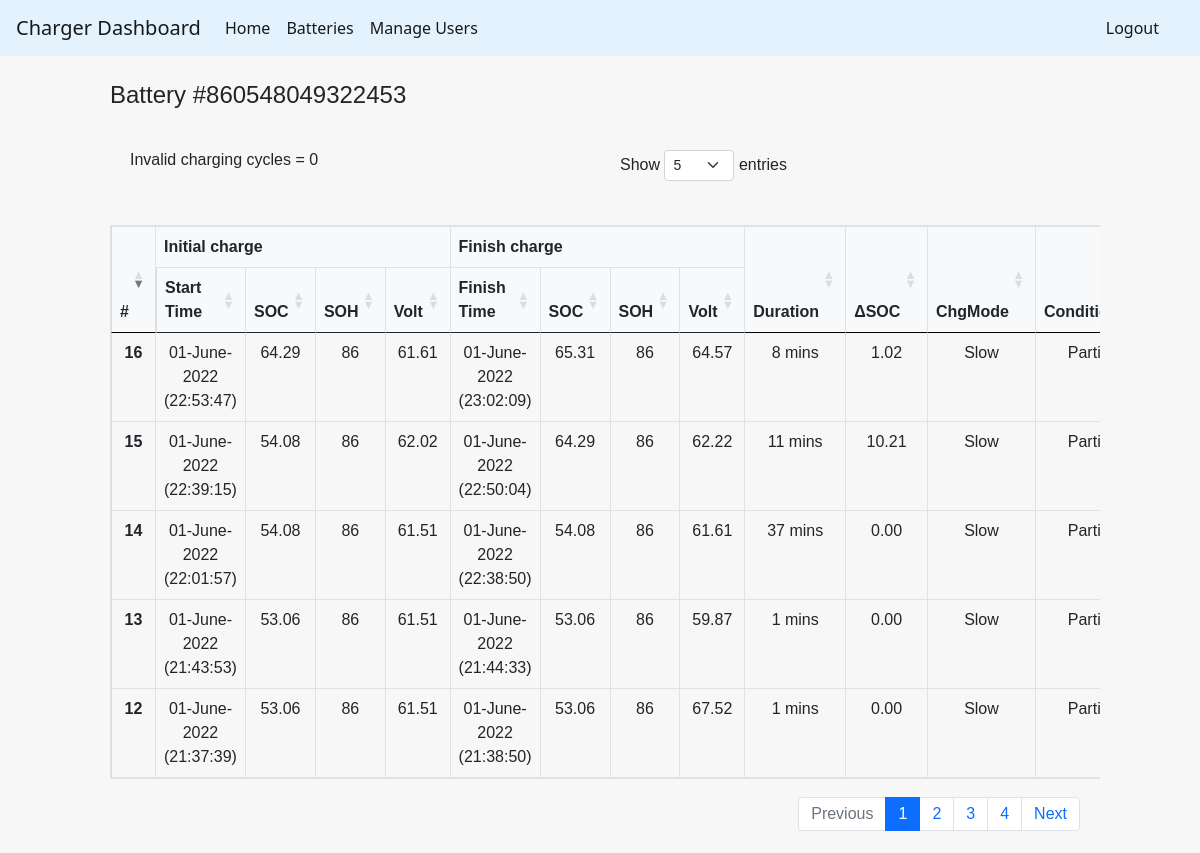
Page /connectedBatteries/860548049322453 (signed in) on the committed database.
### tables this page shows
CREATE TABLE charger_s2 (
    id integer primary key autoincrement,
    productId INTEGER,
    Status INTEGER,
    SN TEXT,
    Time TEXT,
    SoC INTEGER,
    SoH INTEGER,
    Volt REAL
    , chargeMode INTEGER);

### flaskWebsite.py (the view)
@app.route('/connectedBatteries/<battSN>')
def singleBattery(battSN):
    if "username" in session:
        con = sqlite3.connect(dbName)
        cur = con.cursor()
        table_list = [a for a in cur.execute("SELECT name FROM sqlite_master WHERE type = 'table'")]
        batteryName = "Battery #" + str(battSN)
        lenIndex = [ [0] for i in range(2)]
        cur.execute("SELECT * FROM charger_s1 WHERE SN = ?", (battSN,))
        lenIndex[0] = len(cur.fetchall())
        cur.execute("SELECT * FROM charger_s2 WHERE SN = ?", (battSN,))
        lenIndex[1] = len(cur.fetchall())
        s1data = [ dict() for i in range(lenIndex[0]+1)]
        s2data = [ dict() for i in range(lenIndex[1]+1)]
        battData = [ dict() for i in range(lenIndex[0]+lenIndex[1])]
        loopCount = 0
        for row in cur.execute("SELECT * FROM charger_s1 WHERE SN = ?", (battSN,)):
            s1data[loopCount]['stat'] = row[2]
            s1data[loopCount]['time'] = row[4]
            s1data[loopCount]['soc'] = row[5]
            s1data[loopCount]['soh'] = row[6]
            s1data[loopCount]['volt'] = row[7]
            s1data[loopCount]['chargeMode'] = row[8]
            loopCount += 1
        loopCount = 0
        for row in cur.execute("SELECT * FROM charger_s2 WHERE SN = ?", (battSN,)):
            s2data[loopCount]['stat'] = row[2]
            s2data[loopCount]['time'] = row[4]
            s2data[loopCount]['soc'] = row[5]
            s2data[loopCount]['soh'] = row[6]
            s2data[loopCount]['volt'] = row[7]
            s2data[loopCount]['chargeMode'] = row[8]
            loopCount += 1
        validChargingCycle = 0
        invalidChargingCycle = 0
        for i in s1data:
            print(i)
        for i in range(lenIndex[0]-1):
            space = 1
            if s1data[i]['stat'] == 1:
                if s1data[i+1]['stat'] == 1:
                    chargeCondition = 'Partial'
                elif s1data[i+1]['stat'] == 2:
                    chargeCondition = 'Full'
                elif s1data[i+1]['stat'] == 0:
                    chargeCondition = 'Partial'
                elif s1data[i+1]['stat'] == -1:
                    invalidChargingCycle+=1
                    continue
                battData[validChargingCycle]['condition'] = chargeCondition
                battData[validChargingCycle]['init_soc']  = s1data[i]['soc']
                battData[validChargingCycle]['init_soh']  = s1data[i]['soh']
                battData[validChargingCycle]['init_volt'] = s1data[i]['volt']
                battData[validChargingCycle]['init_time'] = s1data[i]['time']
                battData[validChargingCycle]['chg_mode']  = s1data[i]['chargeMode']
                battData[validChargingCycle]['fin_soc']   = s1data[i+space]['soc']
                battData[validChargingCycle]['fin_soh']   = s1data[i+space]['soh']
                battData[validChargingCycle]['fin_volt']  = s1data[i+space]['volt']
                battData[validChargingCycle]['fin_time']  = s1data[i+space]['time']
                validChargingCycle += 1
        for i in range(lenIndex[1]-1):
            exit = 0
            space = 1
            if s2data[i]['stat'] == 1:
                if s2data[i+1]['stat'] == 1:
                    chargeCondition = 'Partial'
                elif s2data[i+1]['stat'] == 2:
                    chargeCondition = 'Full'
                elif s2data[i+1]['stat'] == 0:
                    chargeCondition = 'Partial'
                elif s2data[i+1]['stat'] == -1:
                    invalidChargingCycle+=1
                    continue
                battData[validChargingCycle]['condition'] = chargeCondition
                battData[validChargingCycle]['init_soc']  = s2data[i]['soc']
                battData[validChargingCycle]['init_soh']  = s2data[i]['soh']
                battData[validChargingCycle]['init_volt'] = s2data[i]['volt']
                battData[validChargingCycle]['init_time'] = s2data[i]['time']
                battData[validChargingCycle]['chg_mode']  = s2data[i]['chargeMode']
                battData[validChargingCycle]['fin_soc']   = s2data[i+space]['soc']
                battData[validChargingCycle]['fin_soh']   = s2data[i+space]['soh']
                battData[validChargingCycle]['fin_volt']  = s2data[i+space]['volt']
                battData[validChargingCycle]['fin_time']  = s2data[i+space]['time']
                validChargingCycle += 1
        for i in range(validChargingCycle):
            battData[i]['delta_soc'] = battData[i]['fin_soc'] - battData[i]['init_soc']
            try:
                dateStart = datetime.strptime(battData[i]['init_time'], '%y/%m/%d,%H:%M:%S')
                dateFinish = datetime.strptime(battData[i]['fin_time'], '%y/%m/%d,%H:%M:%S')
                duration = (dateFinish - dateStart).total_seconds()
                if (duration < 3600):
                    durationString = "{:.0f} mins".format((duration % 3600) / 60)
                else:
                    durationString = "{} hrs {:.0f} mins".format(math.floor(duration / 3600), (duration % 3600) / 60)
                battData[i]['delta_time'] = durationString
                battData[i]['init_time'] = dateStart.strftime("%d-%B-%Y (%H:%M:%S)")
                battData[i]['fin_time'] = dateFinish.strftime("%d-%B-%Y (%H:%M:%S)")
            except:
                battData[i]['init_time'] = '-'
                battData[i]['fin_time'] = '-'
                battData[i]['delta_time'] = '-'
        cur.close()
        con.close()
        print("inv:{}".format(invalidChargingCycle))
        return render_template('displayOneBattery.html', lenValid=validChargingCycle, lenInvalid=invalidChargingCycle, batt_data=battData, batt_sn=battSN)
    else:
        return redirect(url_for('login'))

### templates/displayOneBattery.html (shortened to what this page needs)
{% extends "base.html" %}
{% block styles %}
<link rel= "stylesheet" type= "text/css" href= "{{ url_for('static',filename='styles/main.css') }}">
<link rel= "stylesheet" type= "text/css" href= "{{ url_for('static',filename='styles/addon_displayOneBattery.css') }}">
{% endblock %}
{% block content %}
<div class="container-fluid">
    <div class="row" style="margin-top: 15px; margin-bottom:0; padding-bottom:0; margin-left:0">
        <h4 style="margin:0; padding:0">Battery #{{ batt_sn }}</h4>
    </div>
    <div class="row" style="margin:0; padding:0">
        <div class="table-responsive" style="margin:0; padding:0">
            <table id="batt" class="table table-bordered">
                <thead style="background-color: #f8f9fa">
                    <tr>
                        <th scope="col" rowspan = "2" style="border-bottom: 1px solid #000000;">#</th>
                        <th scope="col" colspan = "4">Initial charge</th>
                        <th scope="col" colspan = "4">Finish charge</th>
                        <th scope="col" rowspan = "2" style="border-bottom: 1px solid #000000;">Duration</th>
                        <th scope="col" rowspan = "2" style="border-bottom: 1px solid #000000;">ΔSOC</th>
                        <th scope="col" rowspan = "2" style="border-bottom: 1px solid #000000;">ChgMode</th>
                        <th scope="col" rowspan = "2" style="border-bottom: 1px solid #000000;">Condition</th>
                    </tr>
                    <tr>
                        <th scope="col">Start Time</th>
                        <th scope="col">SOC</th>
                        <th scope="col">SOH</th>
                        <th scope="col">Volt</th>
                        <th scope="col">Finish Time</th>
                        <th scope="col">SOC</th>
                        <th scope="col">SOH</th>
                        <th scope="col">Volt</th>
                    </tr>
                </thead>
                <tbody>
                    {% for x in range (0,lenValid) %}
                    <tr>
                        <th scope="row"> {{ x + 1 }}</th>
                        <td>{{ batt_data[x]['init_time'] }}</td>
                        <td>{{ batt_data[x]['init_soc'] }}</td>
                        <td>{{ batt_data[x]['init_soh'] }}</td>
                        <td>{{ batt_data[x]['init_volt'] }}</td>
                        <td>{{ batt_data[x]['fin_time'] }}</td>
                        <td>
                            {% if batt_data[x]['condition'] == "Full" %}
                                100
                            {% else %}
                                {{ batt_data[x]['fin_soc'] }}
                            {% endif %}
                        </td>
                        <td>{{ batt_data[x]['fin_soh'] }}</td>
                        <td>{{ batt_data[x]['fin_volt'] }}</td>
                        <td>{{ batt_data[x]['delta_time'] }}</td>
                        <td>
                            {% if batt_data[x]['condition'] == "Full" %}
                                {% set dispDeltaSoc = 100 - batt_data[x]['init_soc'] %}
                            {% else %}
                                {% set dispDeltaSoc = batt_data[x]['delta_soc'] %}
                            {% endif %}
                            {{'%0.2f'| format(dispDeltaSoc|float)}}
                        </td>
                        <td>
                            {% if batt_data[x]['chg_mode'] == 0 %}
                                Slow
                            {% else %}
                                Fast
                            {% endif %}
                        </td>
                        <td>{{ batt_data[x]['condition'] }}</td>
                    </tr>
                    {% endfor %}
                </tbody>
            </table>
        </div>
    </div>
</div>
{% endblock %}

### templates/base.html (shortened to what this page needs)
<!doctype html>
<html>
<head>
    <link href='https://unpkg.com/boxicons@2.1.2/css/boxicons.min.css' rel='stylesheet'>
    <link rel="stylesheet" href="https://cdn.jsdelivr.net/npm/bootstrap@4.3.1/dist/css/bootstrap.min.css"
>
    <link href="https://cdn.jsdelivr.net/npm/bootstrap@5.0.1/dist/css/bootstrap.min.css" rel="stylesheet"
>
    <link rel="stylesheet" type="text/css" href="https://cdn.datatables.net/1.10.25/css/dataTables.bootstrap5.css">
    {% block styles %}{% endblock %}
</head>
<body>
    {% if session['username']|length %}
    <nav class="navbar navbar-expand-lg navbar-light" style="background-color: #e3f2fd;">
        <a class="navbar-brand" href="/home">Charger Dashboard</a>
        <div class="collapse navbar-collapse" id="navbarSupportedContent">
            <ul class="navbar-nav mr-auto">
                <li class="nav-item active">
                    <a class="nav-link" href="/home">Home <span class="sr-only">(current)</span></a>
                </li>
                <li class="nav-item active">
                    <a class="nav-link" href="/batteries">Batteries</a>
                </li>
                <li class="nav-item active">
                    <a class="nav-link" href="/manage-users">Manage Users</a>
                </li>
            </ul>
            <span class="navbar-text">
                <a class="nav-link" href="/logout" style="padding:0 25px">Logout</a>
            </span>
        </div>
    </nav>
    {% endif %}
    {% block content %}
    {% endblock %}
</body>
</html>

### static/styles/main.css (style rules this page uses)
body { background-color: #f7f7f7; }
.container-fluid { padding: 0 100px; font-family: 'Quicksand', sans-serif; font-size: 16px; }

### static/styles/addon_displayOneBattery.css (style rules this page uses)
body { margin: 0; }
.container-fluid div { padding: 10px; }
.table-bordered { text-align: center; }
th { border-top: 1px solid #dddddd; border-bottom: 1px solid #dddddd; border-right: 1px solid #dddddd; }
th:first-child { border-left: 1px solid #dddddd; }

### rows in the picture
charger_s2: SoC "53.06", Volt "61.51"
charger_s2: SoC "53.06", Volt "67.52"
charger_s2: SoC "53.06", Volt "61.51"
charger_s2: SoC "53.06", Volt "59.87"
charger_s2: SoC "54.08", Volt "61.51"
charger_s2: SoC "54.08", Volt "61.61"
charger_s2: SoC "54.08", Volt "62.02"
charger_s2: SoC "64.29", Volt "62.22"
charger_s2: SoC "64.29", Volt "61.61"
charger_s2: SoC "65.31", Volt "64.57"

### other values in the picture
{{ batt_sn }} "860548049322453"
{{ x + 1 }} "12" "13" "14" "15" "16"
{{ batt_data[x]['init_time'] }} "01-June-2022 (21:37:39)" "01-June-2022 (21:43:53)" "01-June-2022 (22:01:57)" "01-June-2022 (22:39:15)" "01-June-2022 (22:53:47)"
{{ batt_data[x]['init_soh'] }} "86" "86" "86" "86" "86"
{{ batt_data[x]['fin_time'] }} "01-June-2022 (21:38:50)" "01-June-2022 (21:44:33)" "01-June-2022 (22:38:50)" "01-June-2022 (22:50:04)" "01-June-2022 (23:02:09)"
{{ batt_data[x]['fin_soh'] }} "86" "86" "86" "86" "86"
{{ batt_data[x]['delta_time'] }} "1 mins" "1 mins" "37 mins" "11 mins" "8 mins"
{{ '%0.2f'| format(dispDeltaSoc|float) }} "0.00" "0.00" "0.00" "10.21" "1.02"
